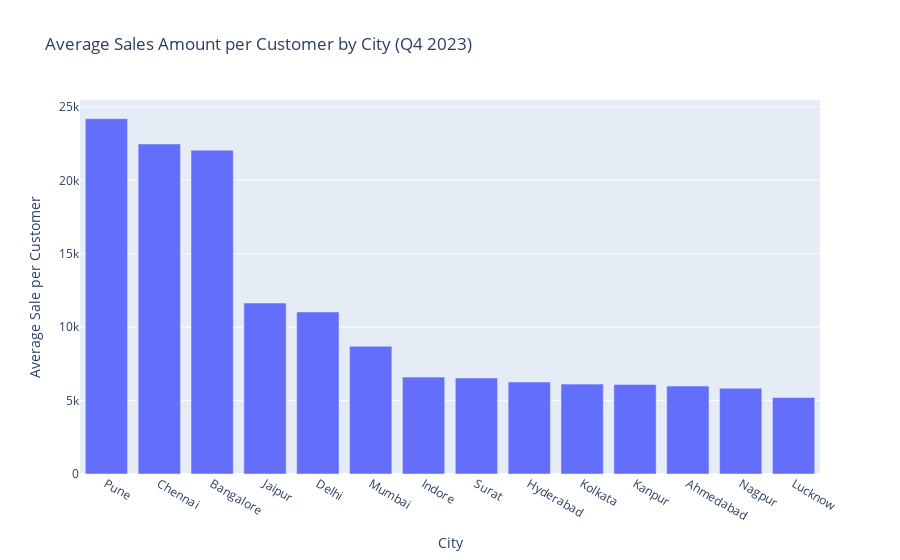

Source (notebook cell):
### Markdown cell above
### Visualization:

### Code cell
import plotly.express as px
import pandas as pd

# Create a DataFrame from the data
df = pd.DataFrame(df)

# Sort the DataFrame by average sale per customer in descending order
df = df.sort_values(by='avg_sale_pr_cx', ascending=False)

# Create a basic vertical bar chart using Plotly Express
fig = px.bar(
    df, 
    x='city_name', 
    y='avg_sale_pr_cx', 
    title='Average Sales Amount per Customer by City (Q4 2023)',
    labels={'city_name': 'City', 'avg_sale_pr_cx': 'Average Sale per Customer'}
)

fig.show()

### Figure 1 — Plotly figure (JSON) as saved in the notebook; plotly's stock layout.template omitted (floating-point values rounded to 4 significant figures)
{"data": [{"hovertemplate": "City=%{x}<br>Average Sale per Customer=%{y}<extra></extra>", "legendgroup": "", "marker": {"color": "#636efa", "pattern": {"shape": ""}}, "name": "", "orientation": "v", "showlegend": false, "textposition": "auto", "type": "bar", "x": ["Pune", "Chennai", "Bangalore", "Jaipur", "Delhi", "Mumbai", "Indore", "Surat", "Hyderabad", "Kolkata", "Kanpur", "Ahmedabad", "Nagpur", "Lucknow"], "xaxis": "x", "y": [24200.0, 22480.0, 22050.0, 11640.0, 11040.0, 8704.0, 6600.0, 6539.0, 6263.0, 6124.0, 6101.0, 5987.0, 5835.0, 5210.0], "yaxis": "y"}], "layout": {"barmode": "relative", "legend": {"tracegroupgap": 0}, "title": {"text": "Average Sales Amount per Customer by City (Q4 2023)"}, "xaxis": {"anchor": "y", "domain": [0, 1], "title": {"text": "City"}}, "yaxis": {"anchor": "x", "domain": [0, 1], "title": {"text": "Average Sale per Customer"}}}}
